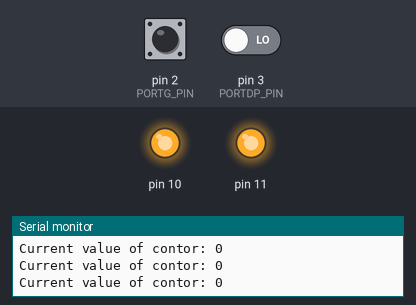
The sketch below on a simulated Arduino Uno, built with avr-gcc and run on an emulated ATmega328P. Shown: output pins drawn as LEDs (lit = HIGH), the last lines printed to the serial monitor. Inputs (shaded band) come from the test bench; at power-on: pin 2 (PORTG_PIN) LOW, pin 3 (PORTDP_PIN) LOW. Pins used as bus, display or sensor lines are not drawn.

Above: at 2.7 s.
2.8 s: pin 2 (PORTG_PIN) pulsed LOW 2 times (0.12 s each, 0.3 s apart)
At 4.6 s:
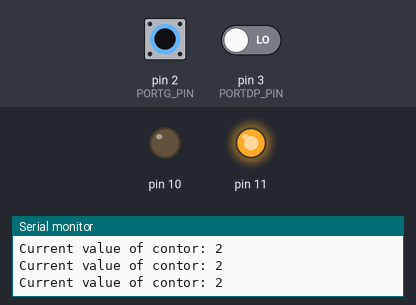
4.9 s: pin 3 (PORTDP_PIN) driven HIGH
At 5.7 s:
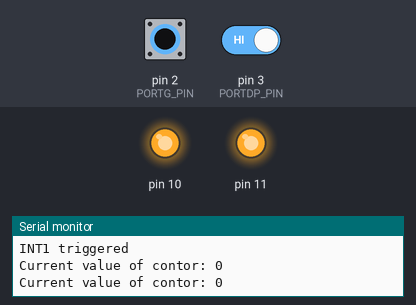
Timing chart, 0 to 7.9 s (numbered marks = the images above; inputs shaded):
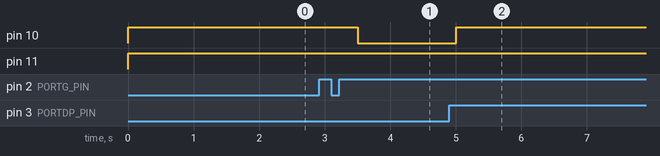

The sketch:

intreruperi_display_7_seg_contor_numai_cu_un_display.ino
```cpp
#define PORTA_PIN 4
#define PORTB_PIN 5
#define PORTC_PIN 6
#define PORTD_PIN 7
#define PORTE_PIN 0
#define PORTF_PIN 1
#define PORTG_PIN 2
#define PORTDP_PIN 3

int contor = 0;
unsigned long lastDebounceTime = 0;
unsigned long debounceDelay = 50;


void setup() {

  DDRD |= (1 << PORTA_PIN) | (1 << PORTB_PIN) | (1 << PORTC_PIN) | (1 << PORTD_PIN);
  DDRB |= (1 << PORTE_PIN) | (1 << PORTF_PIN) | (1 << PORTG_PIN) | (1 << PORTDP_PIN);


  pinMode(2, INPUT);
  pinMode(3, INPUT);


  Serial.begin(9600);


  sei();


  EIMSK |= (1 << INT0) | (1 << INT1);


  EICRA |= (1 << ISC11) | (1 << ISC10) | (1 << ISC01) | (1 << ISC00);
}

void displayDigit(int digit) {

  PORTD |= (1 << PORTA_PIN) | (1 << PORTB_PIN) | (1 << PORTC_PIN) | (1 << PORTD_PIN);
  PORTB |= (1 << PORTE_PIN) | (1 << PORTF_PIN) | (1 << PORTG_PIN) | (1 << PORTDP_PIN);


  switch (digit) {
    case 0:
      PORTD &= ~((1 << PORTA_PIN) | (1 << PORTB_PIN) | (1 << PORTC_PIN) | (1 << PORTD_PIN));
      PORTB &= ~((1 << PORTE_PIN) | (1 << PORTF_PIN));
      break;
    case 1:
      PORTD &= ~((1 << PORTB_PIN) | (1 << PORTC_PIN));
      break;
    case 2:
      PORTD &= ~((1 << PORTA_PIN) | (1 << PORTB_PIN)  | (1 << PORTD_PIN));
      PORTB &= ~((1 << PORTE_PIN)| (1 << PORTG_PIN));
      break;
    case 3:
      PORTD &= ~((1 << PORTA_PIN) | (1 << PORTB_PIN) | (1 << PORTC_PIN) | (1 << PORTD_PIN));
      PORTB&=~((1<<PORTG_PIN));
      break;
    case 4:
      PORTD &= ~((1 << PORTB_PIN) | (1 << PORTC_PIN));
      PORTB &= ~((1 << PORTG_PIN) | (1 << PORTF_PIN));
      break;
    case 5:
      PORTD &= ~((1 << PORTA_PIN) | (1 << PORTC_PIN)  | (1 << PORTD_PIN));
      PORTB &= ~((1 << PORTF_PIN)| (1 << PORTG_PIN));
      break;
    case 6:
      PORTD &= ~((1 << PORTA_PIN) | (1 << PORTC_PIN) | (1 << PORTD_PIN));
      PORTB &= ~((1 << PORTE_PIN) | (1 << PORTF_PIN) | (1 << PORTG_PIN));
      break;
    case 7:
      PORTD &= ~((1 << PORTA_PIN) | (1 << PORTB_PIN) | (1 << PORTC_PIN));
      break;
    case 8:
      PORTD &= ~((1 << PORTA_PIN) | (1 << PORTB_PIN) | (1 << PORTC_PIN) | (1 << PORTD_PIN));
      PORTB &= ~((1 << PORTE_PIN) | (1 << PORTF_PIN) | (1 << PORTG_PIN));
      break;
    case 9:
      PORTD &= ~((1 << PORTA_PIN) | (1 << PORTB_PIN) | (1 << PORTC_PIN));
      PORTB &= ~((1 << PORTF_PIN) | (1 << PORTG_PIN));
      break;
  }
}

void loop() {

  displayDigit(contor);


  Serial.print("Current value of contor: ");
  Serial.println(contor);


  delay(500);
}

ISR(INT0_vect) {
  unsigned long currentTime = millis();
  if ((currentTime - lastDebounceTime) > debounceDelay) {

    if (contor < 9) {
      contor++;
    } else {
      contor = 0;
    }
    Serial.println("INT0 triggered");
    lastDebounceTime = currentTime;
  }
}

ISR(INT1_vect) {
  unsigned long currentTime = millis();
  if ((currentTime - lastDebounceTime) > debounceDelay) {

    contor = 0;
    Serial.println("INT1 triggered");
    lastDebounceTime = currentTime;
  }
}
```

Measured:
- after the input at 2.8 s, pin 10: HIGH → LOW after 0.70 s
- after the input at 4.9 s, pin 10: LOW → HIGH after 0.10 s
